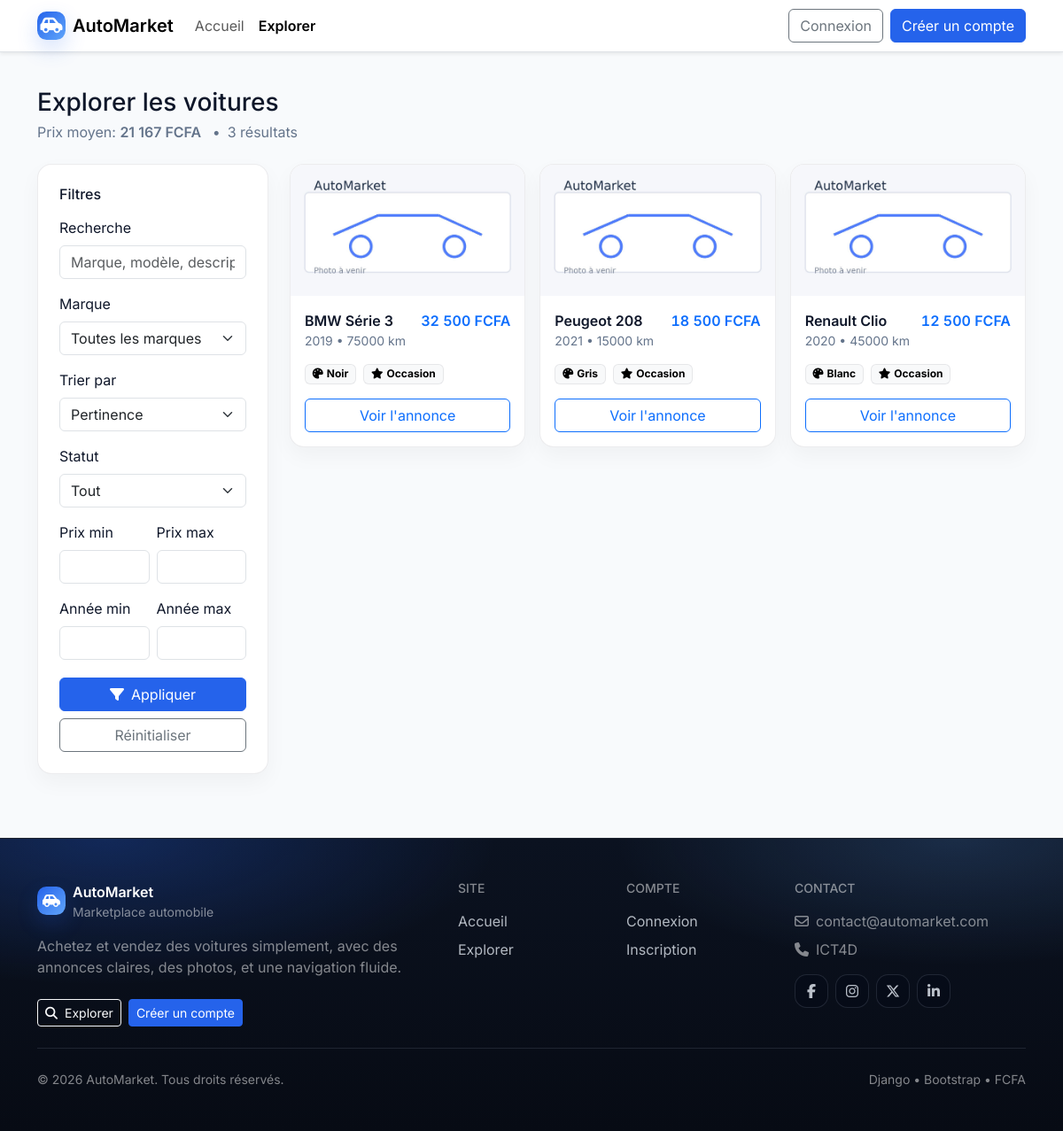
Screenshot of /voitures/ with the database file from the repository.
### voitures/models.py (models this page shows, shortened)
class Voiture(models.Model):
    ETAT_CHOICES = [
        ('neuf', 'Neuf'),
        ('occasion', 'Occasion'),
        ('reconditionne', 'Reconditionné'),
    ]
    COULEUR_CHOICES = [
        ('blanc', 'Blanc'),
        ('noir', 'Noir'),
        ('gris', 'Gris'),
        ('rouge', 'Rouge'),
        ('bleu', 'Bleu'),
        ('vert', 'Vert'),
        ('jaune', 'Jaune'),
        ('argent', 'Argent'),
        ('orange', 'Orange'),
        ('violet', 'Violet'),
        ('marron', 'Marron'),
        ('beige', 'Beige'),
    ]
    modele = models.ForeignKey(Modele, on_delete=models.CASCADE, related_name='voitures')
    prix = models.DecimalField(max_digits=10, decimal_places=2)
    kilometrage = models.PositiveIntegerField(default=0)
    annee = models.PositiveIntegerField(
        validators=[MinValueValidator(1900), MaxValueValidator(2026)]
    )
    couleur = models.CharField(max_length=20, choices=COULEUR_CHOICES)
    etat = models.CharField(max_length=20, choices=ETAT_CHOICES)
    description = models.TextField()
    date_ajout = models.DateTimeField(auto_now_add=True)
    date_modification = models.DateTimeField(auto_now=True)
    vendeur = models.ForeignKey(User, on_delete=models.CASCADE, related_name='voitures_vendues')
    est_vendue = models.BooleanField(default=False)
    est_reservee = models.BooleanField(default=False)
    image_principale = models.ImageField(
        upload_to='voitures/',
        default='voitures/default.jpg',
        blank=True
    )
    vue = models.PositiveIntegerField(default=0)
    class Meta:
        ordering = ['-date_ajout']
        verbose_name = 'Voiture'
        verbose_name_plural = 'Voitures'

class Modele(models.Model):
    TYPE_CARBURANT = [
        ('essence', 'Essence'),
        ('diesel', 'Diesel'),
        ('hybride', 'Hybride'),
        ('electrique', 'Électrique'),
        ('gpl', 'GPL'),
    ]
    TRANSMISSION = [
        ('manuelle', 'Manuelle'),
        ('automatique', 'Automatique'),
        ('semi-auto', 'Semi-automatique'),
    ]
    marque = models.ForeignKey(Marque, on_delete=models.CASCADE, related_name='modeles')
    nom = models.CharField(max_length=100)
    annee_lancement = models.PositiveIntegerField(
        validators=[MinValueValidator(1900), MaxValueValidator(2026)]
    )
    type_carburant = models.CharField(max_length=20, choices=TYPE_CARBURANT, default='essence')
    transmission = models.CharField(max_length=20, choices=TRANSMISSION, default='manuelle')
    puissance = models.PositiveIntegerField(help_text="Puissance en chevaux", default=100)
    consommation = models.FloatField(help_text="Consommation en L/100km", default=6.0)
    description = models.TextField(blank=True)
    class Meta:
        ordering = ['marque', 'nom']
        unique_together = ['marque', 'nom']
        verbose_name = 'Modèle'
        verbose_name_plural = 'Modèles'

class Marque(models.Model):
    nom = models.CharField(max_length=100, unique=True)
    pays = models.CharField(max_length=100)
    logo = models.ImageField(upload_to='logos/', blank=True, null=True)
    date_creation = models.DateField()
    description = models.TextField(blank=True)
    class Meta:
        ordering = ['nom']
        verbose_name = 'Marque'
        verbose_name_plural = 'Marques'

### voitures/views.py (the view)
# urls.py: path('voitures/', views.liste_voitures, name='liste_voitures'),
def liste_voitures(request):
    _expire_stale_purchase_requests()
    voitures_list = Voiture.objects.filter(est_vendue=False).select_related(
        'modele__marque', 'vendeur'
    ).prefetch_related('favoris')
    q = request.GET.get("q")
    sort = request.GET.get("sort")
    statut = request.GET.get("statut")
    marque_id = request.GET.get('marque')
    prix_min = request.GET.get('prix_min')
    prix_max = request.GET.get('prix_max')
    annee_min = request.GET.get('annee_min')
    annee_max = request.GET.get('annee_max')
    if q:
        voitures_list = voitures_list.filter(
            Q(modele__nom__icontains=q)
            | Q(modele__marque__nom__icontains=q)
            | Q(description__icontains=q)
        )
    if marque_id:
        voitures_list = voitures_list.filter(modele__marque_id=marque_id)
    if prix_min:
        voitures_list = voitures_list.filter(prix__gte=prix_min)
    if prix_max:
        voitures_list = voitures_list.filter(prix__lte=prix_max)
    if annee_min:
        voitures_list = voitures_list.filter(annee__gte=annee_min)
    if annee_max:
        voitures_list = voitures_list.filter(annee__lte=annee_max)
    if statut == "reservee":
        voitures_list = voitures_list.filter(est_reservee=True)
    elif statut == "disponible":
        voitures_list = voitures_list.filter(est_reservee=False)
    if sort == "prix_asc":
        voitures_list = voitures_list.order_by("prix")
    elif sort == "prix_desc":
        voitures_list = voitures_list.order_by("-prix")
    elif sort == "annee_desc":
        voitures_list = voitures_list.order_by("-annee")
    elif sort == "km_asc":
        voitures_list = voitures_list.order_by("kilometrage")
    paginator = Paginator(voitures_list, 12)
    page_number = request.GET.get('page')
    voitures = paginator.get_page(page_number)
    prix_moyen = voitures_list.aggregate(Avg('prix'))['prix__avg']
    context = {
        'voitures': voitures,
        'marques': Marque.objects.all(),
        'marque_selected': int(marque_id) if marque_id else None,
        'prix_min': prix_min,
        'prix_max': prix_max,
        'annee_min': annee_min,
        'annee_max': annee_max,
        'prix_moyen': prix_moyen,
        'q': q,
        'sort': sort,
        'statut': statut,
    }
    return render(request, 'voitures/liste_voitures.html', context)

### voitures/context_processors.py (called while the page is built)
def notification_counts(request):
    if not getattr(request, "user", None) or not request.user.is_authenticated:
        return {"unread_notifications_count": 0}
    return {
        "unread_notifications_count": Notification.objects.filter(
            utilisateur=request.user, lu=False
        ).count()
    }

### voitures/templatetags/currency.py (called while the page is built)
def _to_decimal(value) -> Decimal | None:
    if value is None or value == "":
        return None
    if isinstance(value, Decimal):
        return value
    try:
        return Decimal(str(value))
    except (InvalidOperation, ValueError, TypeError):
        return None

@register.filter(name="fcfa")
def fcfa(value) -> str:
    amount = _to_decimal(value)
    if amount is None:
        return "—"
    amount = amount.quantize(Decimal("1"), rounding=ROUND_HALF_UP)
    formatted = f"{int(amount):,}".replace(",", " ")
    return f"{formatted} FCFA"

### voitures/views.py (called while the page is built, shortened)
def _expire_stale_purchase_requests() -> int:
    ttl_hours = getattr(settings, "RESERVATION_TTL_HOURS", 24) or 24
    try:
        ttl_hours = int(ttl_hours)
    except (TypeError, ValueError):
        ttl_hours = 24
    cutoff = timezone.now() - timedelta(hours=max(ttl_hours, 1))
    stale = Transaction.objects.filter(statut="en_attente", date_transaction__lt=cutoff)
    if not stale.exists():
        return 0

### templates/voitures/liste_voitures.html (shortened to what this page needs)
{% extends 'base.html' %}
{% load static %}
{% load currency %}
{% block main_class %}container py-4{% endblock %}
{% block content %}
<div class="d-flex flex-wrap align-items-end justify-content-between gap-3 mb-4">
  <div>
    <h1 class="h3 mb-1">Explorer les voitures</h1>
    <div class="am-muted">
      {% if prix_moyen %}
        Prix moyen: <span class="fw-semibold">{{ prix_moyen|fcfa }}</span>
      {% endif %}
      {% if voitures.paginator.count %}
        <span class="mx-2">•</span>{{ voitures.paginator.count }} résultat{{ voitures.paginator.count|pluralize }}
      {% endif %}
    </div>
  </div>
</div>
<div class="row g-4">
  <aside class="col-lg-3">
    <div class="am-card p-3 p-lg-4 d-none d-lg-block">
      <h2 class="h6 mb-3">Filtres</h2>
      <form method="get" action="{% url 'liste_voitures' %}" class="vstack gap-3">
        <div>
          <label class="form-label" for="q">Recherche</label>
          <input class="form-control" id="q" name="q" value="{{ q|default:'' }}" placeholder="Marque, modèle, description">
        </div>
        <div>
          <label class="form-label" for="marque">Marque</label>
          <select class="form-select" id="marque" name="marque">
            <option value="">Toutes les marques</option>
          </select>
        </div>
        <div>
          <label class="form-label" for="sort">Trier par</label>
          <select class="form-select" id="sort" name="sort">
            <option value="">Pertinence</option>
          </select>
        </div>
        <div>
          <label class="form-label" for="statut">Statut</label>
          <select class="form-select" id="statut" name="statut">
            <option value="">Tout</option>
          </select>
        </div>
        <div class="row g-2">
          <div class="col-6">
            <label class="form-label" for="prix_min">Prix min</label>
            <input class="form-control" id="prix_min" name="prix_min" type="number" min="0" value="{{ prix_min|default:'' }}">
          </div>
          <div class="col-6">
            <label class="form-label" for="prix_max">Prix max</label>
            <input class="form-control" id="prix_max" name="prix_max" type="number" min="0" value="{{ prix_max|default:'' }}">
          </div>
        </div>
        <div class="row g-2">
          <div class="col-6">
            <label class="form-label" for="annee_min">Année min</label>
            <input class="form-control" id="annee_min" name="annee_min" type="number" min="1900" max="2026" value="{{ annee_min|default:'' }}">
          </div>
          <div class="col-6">
            <label class="form-label" for="annee_max">Année max</label>
            <input class="form-control" id="annee_max" name="annee_max" type="number" min="1900" max="2026" value="{{ annee_max|default:'' }}">
          </div>
        </div>
        <div class="d-grid gap-2 mt-1">
          <button class="btn btn-primary" type="submit"><i class="fa-solid fa-filter me-2"></i>Appliquer</button>
          <a class="btn btn-outline-secondary" href="{% url 'liste_voitures' %}">Réinitialiser</a>
        </div>
      </form>
    </div>
  </aside>
  <section class="col-lg-9">
    {% if voitures %}
      <div class="row g-3">
        {% for voiture in voitures %}
          <div class="col-md-6 col-xl-4">
            <div class="am-card am-card-hover h-100 overflow-hidden">
              <div class="ratio ratio-16x9 bg-light position-relative">
                <img class="am-img-cover" src="{{ voiture.image_principale.url }}"
                     onerror="this.onerror=null;this.src='{% static 'img/placeholder-car.svg' %}';"
                     alt="{{ voiture.modele.marque.nom }} {{ voiture.modele.nom }}" loading="lazy">
              </div>
              <div class="p-3">
                <div class="d-flex justify-content-between align-items-start gap-2">
                  <div>
                    <div class="fw-semibold">{{ voiture.modele.marque.nom }} {{ voiture.modele.nom }}</div>
                    <div class="small am-muted">{{ voiture.annee }} • {{ voiture.kilometrage|floatformat:0 }} km</div>
                  </div>
                  <div class="fw-semibold text-primary am-price">{{ voiture.prix|fcfa }}</div>
                </div>
                <div class="d-flex flex-wrap gap-2 mt-3">
                  <span class="badge text-bg-light am-badge"><i class="fa-solid fa-palette me-1"></i>{{ voiture.get_couleur_display }}</span>
                  <span class="badge text-bg-light am-badge"><i class="fa-solid fa-star me-1"></i>{{ voiture.get_etat_display }}</span>
                </div>
                <div class="d-grid gap-2 mt-3">
                  <a class="btn btn-outline-primary" href="{% url 'detail_voiture' voiture.id %}">
                    Voir l'annonce
                  </a>
                </div>
              </div>
            </div>
          </div>
        {% endfor %}
      </div>
    {% else %}
      <div class="alert alert-info">Aucune voiture ne correspond à vos critères.</div>
    {% endif %}
  </section>
</div>
{% endblock %}

### static/css/app.css (style rules this page uses)
:root { --am-bg: #f8fafc; --am-card: #ffffff; --am-text: #0f172a; --am-muted: #64748b; --am-border: rgba(15, 23, 42, 0.08); --am-primary: #2563eb; --am-primary-2: #1d4ed8; }
html, body { height: 100%; }
body { background: var(--am-bg); color: var(--am-text); font-family: Inter, system-ui, -apple-system, "Segoe UI", Roboto, Arial, sans-serif; }
.am-card { background: var(--am-card); border: 1px solid var(--am-border); border-radius: 1rem; box-shadow: 0 10px 25px rgba(2, 6, 23, 0.04); }
.am-card-hover { transition: transform 160ms ease, box-shadow 160ms ease; }
.am-badge { border: 1px solid var(--am-border); background: rgba(255, 255, 255, 0.7); backdrop-filter: blur(10px); }
.am-img-cover { width: 100%; height: 100%; object-fit: cover; }
.am-muted { color: var(--am-muted); }
.am-price { font-variant-numeric: tabular-nums; }
.btn-primary { background: var(--am-primary); border-color: var(--am-primary); }

### rows the page displays
Voiture: image_principale (placeholder picture), modele.marque.nom "BMW", modele.nom "Série 3", annee "2019", kilometrage "75000", prix|fcfa "32 500 FCFA", couleur "Noir", etat "Occasion"
Voiture: image_principale (placeholder picture), modele.marque.nom "Peugeot", modele.nom "208", annee "2021", kilometrage "15000", prix|fcfa "18 500 FCFA", couleur "Gris", etat "Occasion"
Voiture: image_principale (placeholder picture), modele.marque.nom "Renault", modele.nom "Clio", annee "2020", kilometrage "45000", prix|fcfa "12 500 FCFA", couleur "Blanc", etat "Occasion"

### other values shown
{{ prix_moyen|fcfa }} "21 167 FCFA"
{{ voitures.paginator.count }} "3"
